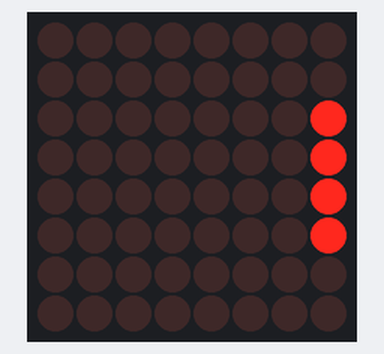
The sketch below on a simulated Arduino Uno, built with avr-gcc and run on an emulated ATmega328P. Shown: 8×8 LED matrix. Wiring (inferred from the names in the program): LED matrix (orientation assumed): rows pin 2, pin 3, pin 4, pin 5, pin 6, pin 7, pin 8, pin 9; columns pin 10, pin 11, pin 12, pin 13, A0, A1, A2, A3.

Above: at 0.4 s.
At 1.05 s:
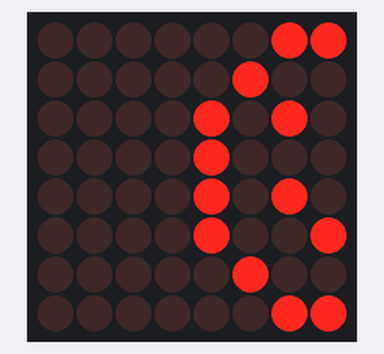
At 1.91 s:
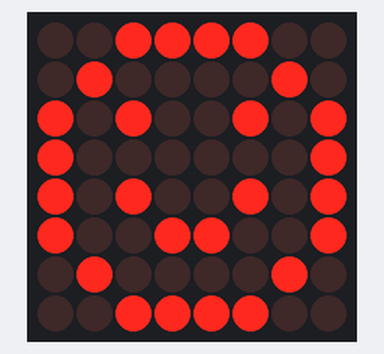
At 2.35 s:
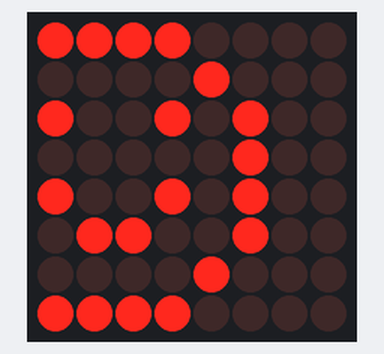
At 2.77 s:
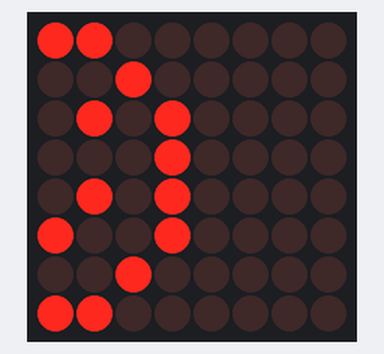
At 3.43 s:
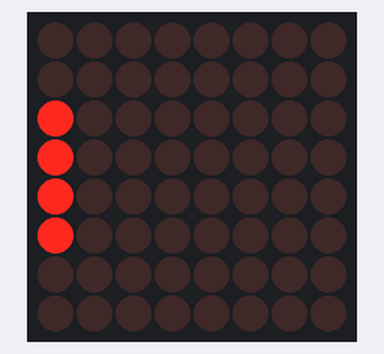

Measured:
- by itself, everything shown: repeats every 3.4 s, in 16 steps

The sketch:

CH_39_03.ino
```cpp
int rows[] = {2, 3, 4, 5, 6, 7, 8, 9};     // 행 연결 핀
int cols[] = {10, 11, 12, 13, A0, A1, A2, A3};  // 열 연결 핀

uint16_t smile[] = {      // 사용자 정의 문자 데이터
  0x003C, 0x0042, 0x00A5, 0x0081,
  0x00A5, 0x0099, 0x0042, 0x003C
};

int ROW_DELAY = 2;      // 행 전환 간격
int start_column = 0;     // 표시 시작 칼럼

unsigned long time_previous;
int INTERVAL = 200;     // 열이 움직이는 시간 간격

void setup() {
  for (int i = 0; i < 8; i++) {     // 행과 열 제어 핀을 출력으로 설정
    pinMode(rows[i], OUTPUT);
    pinMode(cols[i], OUTPUT);
  }
  time_previous = millis();
}

void clear() {        // 모든 LED를 끔
  for (int i = 0; i < 8; i++) {
    digitalWrite(rows[i], LOW);
    digitalWrite(cols[i], HIGH);
  }
}

void loop() {
  unsigned long time_current = millis();
  if (time_current - time_previous >= INTERVAL) {
    start_column = (start_column + 1) % 16; // 시작 칼럼 갱신
    time_previous = time_current;
  }

  for (int row = 0; row < 8; row++) {
    clear();
    digitalWrite(rows[row], HIGH);  // 해당 행 선택
    for (int col = 0; col < 8; col++) {
      // start_column부터 8개 칼럼의 데이터 추출
      // 칼럼은 좌우가 연결되어 있음에 주의
      int shift_amount = (31 - start_column - col) % 16;
      // 행 단위 데이터에서 각 열의 데이터 추출
      boolean ox = (smile[row] >> shift_amount) & 0x01;
      // 공통 행 양극 방식으로 켜지는 LED는 LOW를 출력해야 하므로 반전 출력
      digitalWrite(cols[col], !ox);
    }
    delay(ROW_DELAY);
  }
}
```
